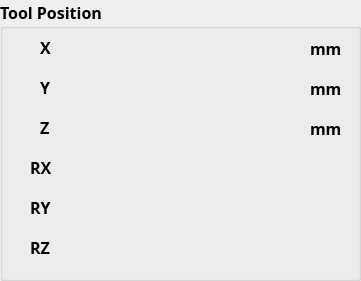
     <widget class="QGroupBox" name="groupBox_toolposition">
      <property name="geometry">
       <rect>
        <x>730</x>
        <y>10</y>
        <width>361</width>
        <height>281</height>
       </rect>
      </property>
      <property name="font">
       <font>
        <family>Candara</family>
        <pointsize>12</pointsize>
        <weight>75</weight>
        <bold>true</bold>
       </font>
      </property>
      <property name="styleSheet">
       <string notr="true">border-color: rgb(56, 62, 86);</string>
      </property>
      <property name="title">
       <string>Tool Position</string>
      </property>
      <widget class="QLabel" name="label_x">
       <property name="geometry">
        <rect>
         <x>40</x>
         <y>40</y>
         <width>58</width>
         <height>15</height>
        </rect>
       </property>
       <property name="font">
        <font>
         <family>Candara</family>
         <pointsize>12</pointsize>
         <weight>75</weight>
         <bold>true</bold>
        </font>
       </property>
       <property name="text">
        <string>X</string>
       </property>
      </widget>
      <widget class="QLabel" name="label_y">
       <property name="geometry">
        <rect>
         <x>40</x>
         <y>80</y>
         <width>58</width>
         <height>15</height>
        </rect>
       </property>
       <property name="font">
        <font>
         <family>Candara</family>
         <pointsize>12</pointsize>
         <weight>75</weight>
         <bold>true</bold>
        </font>
       </property>
       <property name="text">
        <string>Y</string>
       </property>
      </widget>
      <widget class="QLabel" name="label_z">
       <property name="geometry">
        <rect>
         <x>40</x>
         <y>120</y>
         <width>58</width>
         <height>15</height>
        </rect>
       </property>
       <property name="font">
        <font>
         <family>Candara</family>
         <pointsize>12</pointsize>
         <weight>75</weight>
         <bold>true</bold>
        </font>
       </property>
       <property name="text">
        <string>Z</string>
       </property>
      </widget>
      <widget class="QLabel" name="label_rx">
       <property name="geometry">
        <rect>
         <x>30</x>
         <y>160</y>
         <width>58</width>
         <height>15</height>
        </rect>
       </property>
       <property name="font">
        <font>
         <family>Candara</family>
         <pointsize>12</pointsize>
         <weight>75</weight>
         <bold>true</bold>
        </font>
       </property>
       <property name="text">
        <string>RX</string>
       </property>
      </widget>
      <widget class="QLabel" name="label_ry">
       <property name="geometry">
        <rect>
         <x>30</x>
         <y>200</y>
         <width>58</width>
         <height>15</height>
        </rect>
       </property>
       <property name="font">
        <font>
         <family>Candara</family>
         <pointsize>12</pointsize>
         <weight>75</weight>
         <bold>true</bold>
        </font>
       </property>
       <property name="text">
        <string>RY</string>
       </property>
      </widget>
      <widget class="QLabel" name="label_rz">
       <property name="geometry">
        <rect>
         <x>30</x>
         <y>240</y>
         <width>58</width>
         <height>15</height>
        </rect>
       </property>
       <property name="font">
        <font>
         <family>Candara</family>
         <pointsize>12</pointsize>
         <weight>75</weight>
         <bold>true</bold>
        </font>
       </property>
       <property name="text">
        <string>RZ</string>
       </property>
      </widget>
      <widget class="QLabel" name="label">
       <property name="geometry">
        <rect>
         <x>310</x>
         <y>40</y>
         <width>41</width>
         <height>16</height>
        </rect>
       </property>
       <property name="font">
        <font>
         <family>Candara</family>
         <pointsize>12</pointsize>
         <weight>75</weight>
         <bold>true</bold>
        </font>
       </property>
       <property name="text">
        <string>mm</string>
       </property>
      </widget>
      <widget class="QLabel" name="label_2">
       <property name="geometry">
        <rect>
         <x>310</x>
         <y>80</y>
         <width>41</width>
         <height>16</height>
        </rect>
       </property>
       <property name="font">
        <font>
         <family>Candara</family>
         <pointsize>12</pointsize>
         <weight>75</weight>
         <bold>true</bold>
        </font>
       </property>
       <property name="text">
        <string>mm</string>
       </property>
      </widget>
      <widget class="QLabel" name="label_3">
       <property name="geometry">
        <rect>
         <x>310</x>
         <y>120</y>
         <width>41</width>
         <height>16</height>
        </rect>
       </property>
       <property name="font">
        <font>
         <family>Candara</family>
         <pointsize>12</pointsize>
         <weight>75</weight>
         <bold>true</bold>
        </font>
       </property>
       <property name="text">
        <string>mm</string>
       </property>
      </widget>
      <widget class="QLabel" name="label_x_2">
       <property name="geometry">
        <rect>
         <x>130</x>
         <y>40</y>
         <width>141</width>
         <height>21</height>
        </rect>
       </property>
       <property name="font">
        <font>
         <family>Candara</family>
         <pointsize>12</pointsize>
         <weight>50</weight>
         <bold>false</bold>
        </font>
       </property>
       <property name="layoutDirection">
        <enum>Qt::LeftToRight</enum>
       </property>
       <property name="styleSheet">
        <string notr="true">border-color: rgb(85, 85, 85);</string>
       </property>
       <property name="text">
        <string/>
       </property>
      </widget>
      <widget class="QLabel" name="label_y_2">
       <property name="geometry">
        <rect>
         <x>130</x>
         <y>80</y>
         <width>141</width>
         <height>21</height>
        </rect>
       </property>
       <property name="font">
        <font>
         <family>Candara</family>
         <pointsize>12</pointsize>
         <weight>50</weight>
         <bold>false</bold>
        </font>
       </property>
       <property name="text">
        <string/>
       </property>
      </widget>
      <widget class="QLabel" name="label_z_2">
       <property name="geometry">
        <rect>
         <x>130</x>
         <y>120</y>
         <width>141</width>
         <height>21</height>
        </rect>
       </property>
       <property name="font">
        <font>
         <family>Candara</family>
         <pointsize>12</pointsize>
         <weight>50</weight>
         <bold>false</bold>
        </font>
       </property>
       <property name="text">
        <string/>
       </property>
      </widget>
      <widget class="QLabel" name="label_rx_2">
       <property name="geometry">
        <rect>
         <x>130</x>
         <y>160</y>
         <width>141</width>
         <height>21</height>
        </rect>
       </property>
       <property name="font">
        <font>
         <family>Candara</family>
         <pointsize>12</pointsize>
         <weight>50</weight>
         <bold>false</bold>
        </font>
       </property>
       <property name="text">
        <string/>
       </property>
      </widget>
      <widget class="QLabel" name="label_ry_2">
       <property name="geometry">
        <rect>
         <x>130</x>
         <y>200</y>
         <width>141</width>
         <height>21</height>
        </rect>
       </property>
       <property name="font">
        <font>
         <family>Candara</family>
         <pointsize>12</pointsize>
         <weight>50</weight>
         <bold>false</bold>
        </font>
       </property>
       <property name="text">
        <string/>
       </property>
      </widget>
      <widget class="QLabel" name="label_rz_2">
       <property name="geometry">
        <rect>
         <x>130</x>
         <y>240</y>
         <width>141</width>
         <height>21</height>
        </rect>
       </property>
       <property name="font">
        <font>
         <family>Candara</family>
         <pointsize>12</pointsize>
         <weight>50</weight>
         <bold>false</bold>
        </font>
       </property>
       <property name="text">
        <string/>
       </property>
      </widget>
     </widget>
